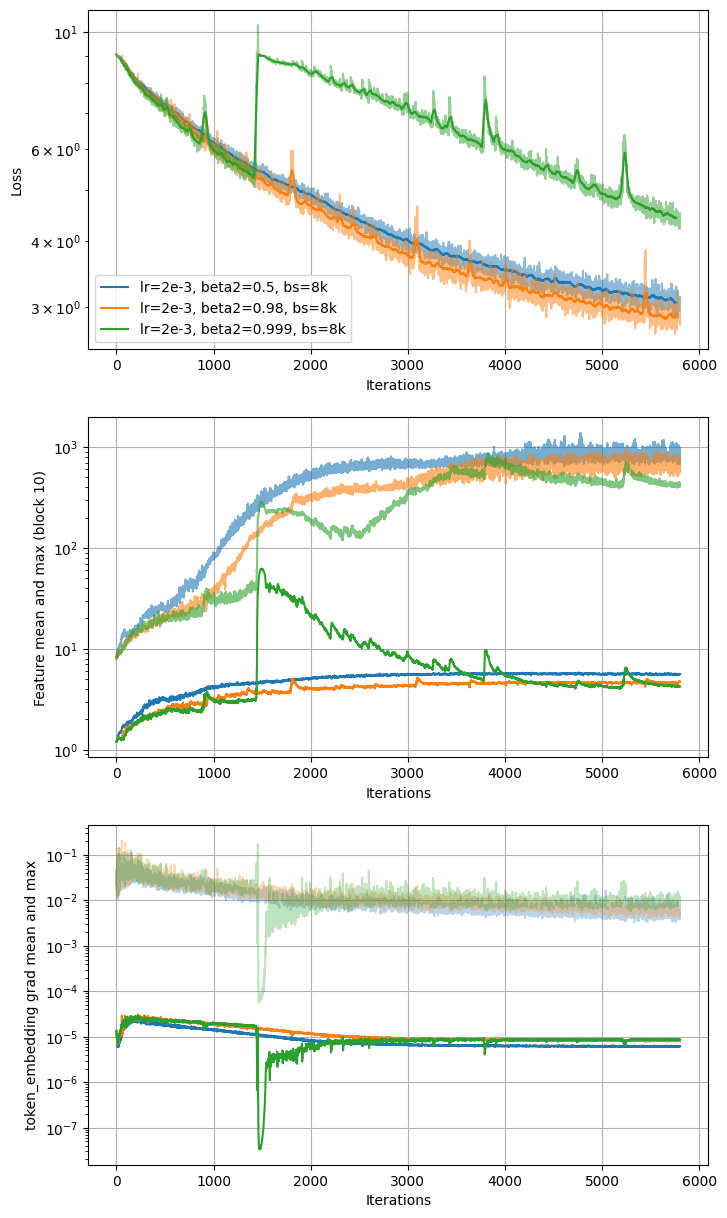

The Python source for this figure:
import matplotlib.pyplot as plt
import pandas as pd
import numpy as np

def proc(df, lim):
    df.drop(df[df[0] == 0].index[1:], axis=0, inplace=True)
    df.drop_duplicates(0, keep='last', inplace=True)
    if lim > 0:
        df = df[df[0] < lim]
    return df
if __name__ == '__main__':
    kernel_size = 40
    min_loss = 14
    max_scaler = 1
    log_level = 3


    file_list = []
    file_list = [
        ('b32-beta2-05', 'lr=2e-3, beta2=0.5, bs=8k', 'C0', -1),
        ('b32-beta2-098', 'lr=2e-3, beta2=0.98, bs=8k', 'C1', -1),
        ('b32-beta2-0999', 'lr=2e-3, beta2=0.999, bs=8k', 'C2', -1),#3900),
    ]
    #file_list = file_list[1:2]
    #file_list = file_list[:2]

    fig, axlist = plt.subplots(log_level, 1, figsize=(8, 5 * log_level))
    if log_level == 1:
        axlist = [axlist]
    for j, (file, name, color, lim) in enumerate(file_list):

        if log_level >= 1:
            ax = axlist[0]
            for i in range(1):
                df = pd.read_csv(f'/fsx-labs/mitchellw/experiments/blowup-examples/{file}/data/{i}/loss.csv', names=list(range(2)))
                df = proc(df, lim)
                ax.plot(df.iloc[:, 0], np.minimum(min_loss, df.iloc[:, 1]), color=color, alpha=0.5)#, label=name)# alpha=0.5,
                
                kernel = np.ones(kernel_size) / kernel_size
                data_convolved = np.convolve(df.iloc[:, 1], kernel, mode='same')
                data_convolved = data_convolved[kernel_size:-kernel_size]
                ax.plot(df.iloc[:, 0][kernel_size:-kernel_size], np.minimum(min_loss, data_convolved), color=color, label=name)
                ax.set_ylabel('Loss')
                ax.set_yscale('log')
                #ax.set_xscale('log')

        
        if log_level >= 2:
            ax = axlist[1]
            for i in range(1):
                df = pd.read_csv(f'/fsx-labs/mitchellw/experiments/blowup-examples/{file}/data/{i}/features-module.visual.transformer.resblocks.10.csv', names=list(range(4)))
                df = proc(df, lim)
                #df = pd.read_csv(f'/fsx-labs/mitchellw/experiments/blowup-examples/{file}/data/{i}/features-module.transformer.resblocks.20.csv', names=list(range(4)))#.drop_duplicates(0, keep='last')


                ax.plot(df.iloc[:, 0], df.iloc[:, 2], color=color)
                #ax.plot(df.iloc[:, 0], df.iloc[:, 1], color=color, alpha=0.3)
                ax.plot(df.iloc[:, 0], df.iloc[:, 3], color=color, alpha=0.6)
                ax.set_yscale('log')
                ax.set_ylabel('Feature mean and max (block 10)')

                

        #print(f'/fsx-labs/mitchellw/experiments/blowup-examples/{file}/data/{i}/params-module.transformer.resblocks.30.attn.out_proj.weight.csv')
        if log_level >= 3:
            ax = axlist[2]
            for i in range(1):
                #layer = 'params-module.logit_scale.csv'
                #layer = 'params-module.positional_embedding.csv' # YES!
                #layer = 'params-module.text_projection.csv' # NO!
                layer = 'params-module.token_embedding.weight.csv'
                df = pd.read_csv(f'/fsx-labs/mitchellw/experiments/blowup-examples/{file}/data/{i}/{layer}', names=list(range(13)))
                df = proc(df, lim)
                ax.plot(df.iloc[:, 0], df.iloc[:, 4], color=color)
                #ax.plot(df.iloc[:, 0], df.iloc[:, 5], color=color, alpha=0.6)
                ax.plot(df.iloc[:, 0], df.iloc[:, 6], color=color, alpha=0.3)
                ax.set_yscale('log')
                ax.set_ylabel('token_embedding grad mean and max')



    for j, ax in enumerate(axlist):
        if j == 0:
            ax.legend()
        ax.grid()
        ax.set_xlabel('Iterations')
        vv = 3787
        dd = 1e2
        # vv = 2186
        # dd = 1e3
        vv =8010
        dd = 1e1
        continue
        ax.axvline(vv, linestyle='--', color='gray')
        ax.set_xlim(vv-dd, vv+dd)

    plt.savefig('scripts/examples/loss_plot.png', bbox_inches='tight')




"""
0 step,
1 p.abs().mean().item(), #'weight_means'
2 p.abs().std().item(), # 'weight_std'
3 p.abs().max().item(), # 'weight_max'
4 p.grad.abs().mean().item(), #'grad_means'
5 p.grad.abs().std().item(), # 'grad_std'
6 p.grad.abs().max().item(), # 'grad_max'
optimizer.state[p]['exp_avg'].abs().mean().item(), #'v_means'
optimizer.state[p]['exp_avg'].abs().std().item(), # 'v_std'
optimizer.state[p]['exp_avg'].abs().max().item(), # 'v_max'
optimizer.state[p]['exp_avg_sq'].abs().mean().item(), #'g_means'
optimizer.state[p]['exp_avg_sq'].abs().std().item(), # 'g_std'
optimizer.state[p]['exp_avg_sq'].abs().max().item(), # 'g_max'
"""

"""
        features = x.abs()
        to_log = [
            _iter,
            features.std().item(), # std
            features.mean().item(), # mean
            features.max().item(), # max
        ]
"""